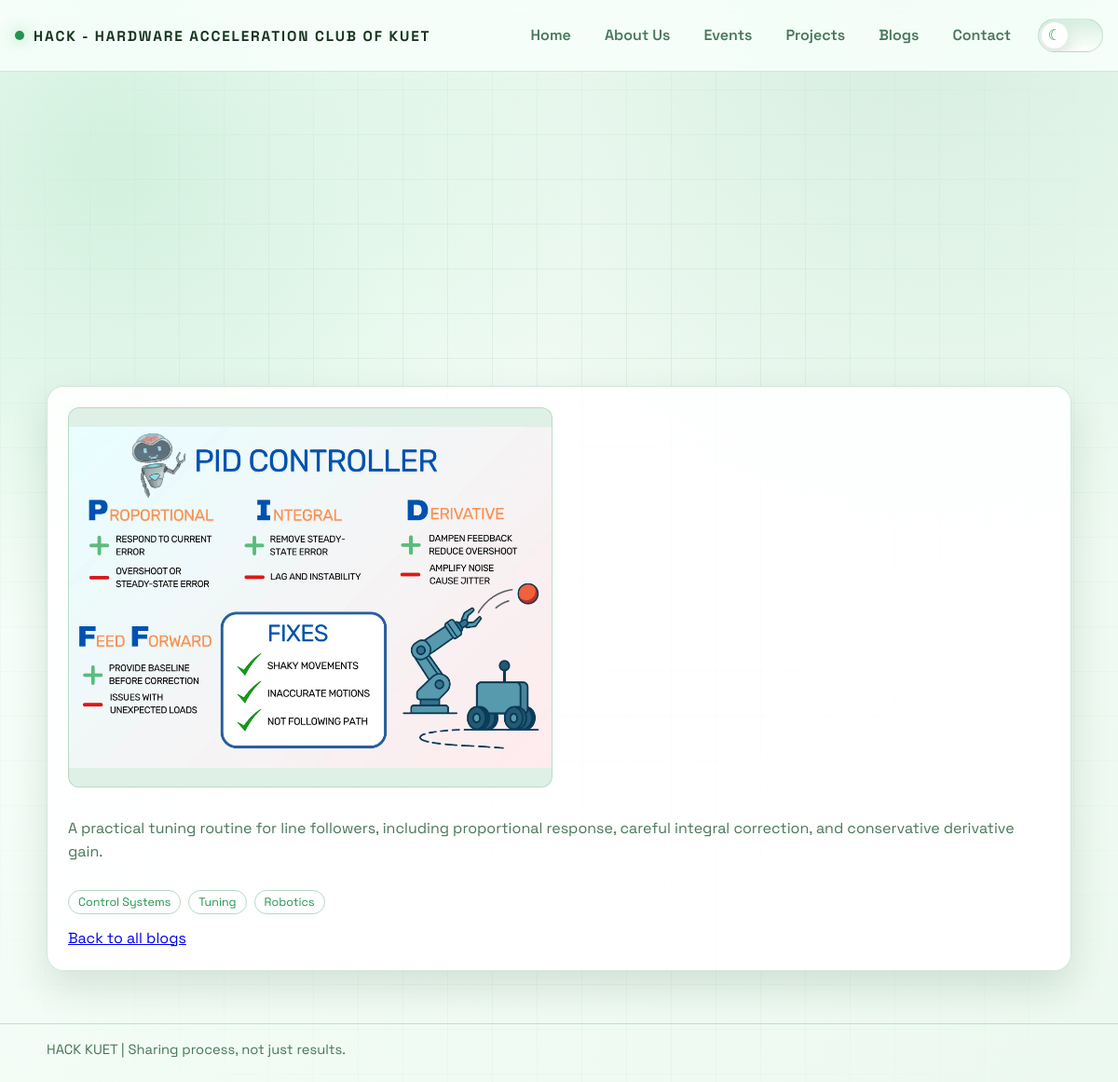
The app's page /blog-detail.php?slug=pid-tuning with its own data.
### tables this page shows
CREATE TABLE IF NOT EXISTS `blogs` (
  `id`           INT UNSIGNED NOT NULL AUTO_INCREMENT,
  `title`        VARCHAR(200) NOT NULL,
  `slug`         VARCHAR(220) NOT NULL,
  `author_name`  VARCHAR(100) NOT NULL,
  `author_email` VARCHAR(150) NULL DEFAULT NULL,
  `author_university` VARCHAR(150) NULL DEFAULT NULL,
  `author_department` VARCHAR(100) NULL DEFAULT NULL,
  `content`      LONGTEXT     NOT NULL,
  `excerpt`      TEXT         NULL DEFAULT NULL,
  `cover_image`  VARCHAR(255) NULL DEFAULT NULL,
  `image_2`      VARCHAR(255) NULL DEFAULT NULL,
  `tags`         VARCHAR(500) NULL DEFAULT NULL,
  `status`       ENUM('pending','published','rejected') NOT NULL DEFAULT 'pending',
  `submitted_at` TIMESTAMP    NOT NULL DEFAULT CURRENT_TIMESTAMP,
  `published_at` TIMESTAMP    NULL DEFAULT NULL,
  `reviewed_by`  INT UNSIGNED NULL DEFAULT NULL,
  PRIMARY KEY (`id`),
  UNIQUE KEY `uq_blog_slug` (`slug`),
  KEY `idx_blog_status` (`status`),
  CONSTRAINT `fk_blog_reviewer` FOREIGN KEY (`reviewed_by`) REFERENCES `admins` (`id`) ON DELETE SET NULL
);

### blog-detail.php (the view, shortened to what this page needs)
<?php
require_once __DIR__ . '/public-data.php';
$slug = trim((string) ($_GET['slug'] ?? ''));
$rows = public_rows("SELECT * FROM blogs WHERE slug = ? AND status = 'published' LIMIT 1", [$slug]);
$blog = $rows[0] ?? null;
    ?>
    <?php
$images = array_values(array_filter([$blog['cover_image'] ?? '', $blog['image_2'] ?? '']));
?>
    <main class="container">
        <section class="section">
            <article class="card blog-intro">
                <?php if ($images): ?>
                    <div class="blog-gallery">
                        <?php foreach ($images as $image): ?>
                            <img src="<?= public_h($image) ?>" alt="<?= public_h($blog['title']) ?> image" onerror="this.remove()">
                        <?php endforeach; ?>
                    </div>
                <?php endif; ?>
                <div class="blog-content">
                    <?php foreach (preg_split('/\R{2,}/', trim($blog['content'])) as $paragraph): ?>
                        <p><?= nl2br(public_h($paragraph)) ?></p>
                    <?php endforeach; ?>
                </div>
                <?php $chips = public_chips($blog['tags'] ?? ''); ?>
                <?php if ($chips): ?>
                    <div class="chips">
                        <?php foreach ($chips as $chip): ?>
                            <span class="chip"><?= public_h($chip) ?></span>
                        <?php endforeach; ?>
                    </div>
                <?php endif; ?>
                <p><a href="blogs.php">Back to all blogs</a></p>
            </article>
        </section>
    </main>

### style.css (style rules this page uses)
:root { --bg-1: #f8fffb; --bg-2: #ecf9f0; --panel: rgba(255, 255, 255, 0.9); --panel-border: rgba(52, 140, 89, 0.22); --text: #17351f; --muted: #487658; --accent: #23944f; --accent-2: #5eb87c; --shadow: 0 18px 42px rgba(26, 74, 42, 0.14); --bg-glow-1: rgba(92, 196, 130, 0.24); --bg-glow-2: rgba(54, 157, 93, 0.15); --grid-line: rgba(42, 128, 76, 0.08); --header-bg: rgba(248, 255, 251, 0.88); --header-border: rgba(52, 140, 89, 0.2); --chip-border: rgba(52, 140, 89, 0.34); --timeline-border: rgba(52, 140, 89, 0.34); --input-border: rgba(52, 140, 89, 0.3); --input-bg: rgba(255, 255, 255, 0.96); --nav-hover-border: rgba(52, 140, 89, 0.48); --footer-border: rgba(52, 140, 89, 0.26); --btn-text: #ffffff; --focus-ring: rgba(35, 148, 79, 0.28); --brand-glow: rgba(35, 148, 79, 0.5); --toggle-track: rgba(35, 148, 79, 0.14); --toggle-track-hover: rgba(35, 148, 79, 0.22); --toggle-thumb: #ffffff; --toggle-thumb-shadow: 0 8px 18px rgba(26, 74, 42, 0.18); }
* { box-sizing: border-box; }
body { margin: 0; min-height: 100vh; color: var(--text); font-family: "Space Grotesk", "Segoe UI", sans-serif; background: radial-gradient(circle at 10% 15%, var(--bg-glow-1), transparent 35%), radial-gradient(circle at 80% 0%, var(--bg-glow-2), transparent 42%), linear-gradient(130deg, var(--bg-1), var(--bg-2)); overflow-x: hidden; transition: background 260ms ease, color 220ms ease; }
html, body { max-width: 100%; }
body::before { content: ""; position: fixed; inset: 0; pointer-events: none; background-image: linear-gradient(var(--grid-line) 1px, transparent 1px), linear-gradient(90deg, var(--grid-line) 1px, transparent 1px); background-size: 48px 48px; mask-image: radial-gradient(circle at center, black 30%, transparent 95%); }
.container { width: min(1100px, calc(100% - 32px)); margin: 0 auto; }
.section { padding: 24px 0 56px; }
.card { background: var(--panel); border: 1px solid var(--panel-border); border-radius: 18px; padding: 22px; box-shadow: var(--shadow); animation: riseIn 700ms ease both; }
.card p { margin: 0; color: var(--muted); line-height: 1.55; }
.blog-intro { display: grid; gap: 14px; }
.blog-intro p { margin: 0; }
.blog-content { display: grid; gap: 14px; }
.blog-content p { margin: 0; }
.blog-gallery { display: grid; grid-template-columns: repeat(2, minmax(0, 1fr)); gap: 14px; margin: 0 0 18px; }
.blog-gallery img { width: 100%; height: clamp(220px, 34vw, 420px); object-fit: contain; object-position: center; background: color-mix(in srgb, var(--panel) 86%, var(--accent) 14%); border-radius: 12px; border: 1px solid var(--panel-border); }
.js-reveal { opacity: 0; transform: translateY(20px); transition: opacity 420ms ease, transform 420ms ease; }
.chips { margin-top: 14px; display: flex; flex-wrap: wrap; gap: 8px; }
.chip { border: 1px solid var(--chip-border); border-radius: 999px; padding: 4px 10px; font-size: 0.78rem; color: var(--accent); }

### records on screen
blogs: content "A practical tuning routine for line followers, including proportional response, careful integral correction, and conservative derivative gain.", tags "Control Systems", tags "Tuning", tags "Robotics"

### other values on screen
public_h($label) "Home"
public_h($label) "About Us"
public_h($label) "Events"
public_h($label) "Projects"
public_h($label) "Blogs"
public_h($label) "Contact"
public_h($text) "HACK KUET | Sharing process, not just results."
